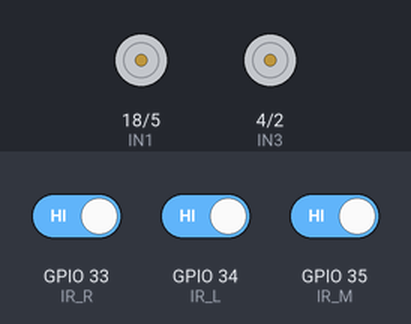
Bench run of a sketch on a simulated ESP32. On the bench: motor-driver pin pairs drawn as motors (green arrow = first pin HIGH = forward, orange = second pin HIGH = backward, longer = more drive, scaled by the enable pin). The test bench sets the inputs (shaded band); at power-on: GPIO 33 (IR_R) HIGH, GPIO 34 (IR_L) HIGH, GPIO 35 (IR_M) HIGH. What the sketch prints to the serial monitor is not drawn.

Above: at 2.7 s.
2.8 s: GPIO 33 (IR_R) driven LOW
At 3.1 s:
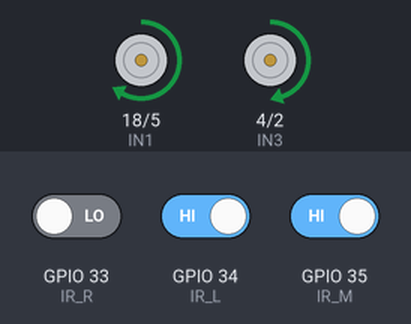
4.3 s: GPIO 34 (IR_L) driven LOW
At 5.4 s:
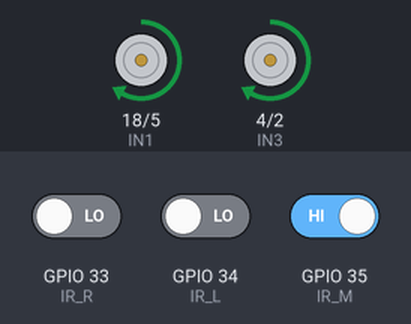
5.9 s: GPIO 33 (IR_R) driven HIGH
At 6.9 s:
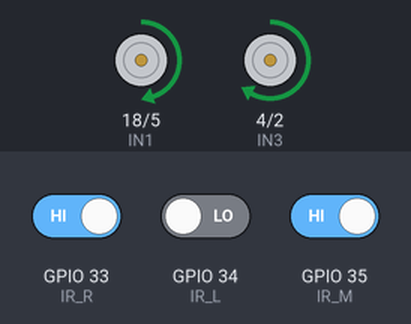
7.4 s: GPIO 35 (IR_M) driven LOW
At 7.9 s:
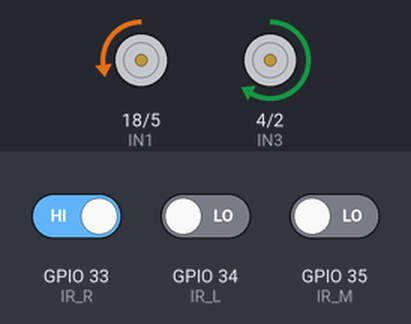
8.9 s: GPIO 35 (IR_M) driven HIGH
At 9.3 s:
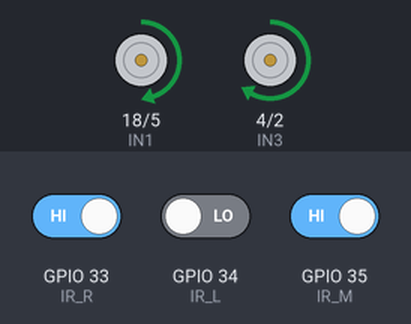
10.4 s: GPIO 34 (IR_L) driven HIGH
At 11.6 s:
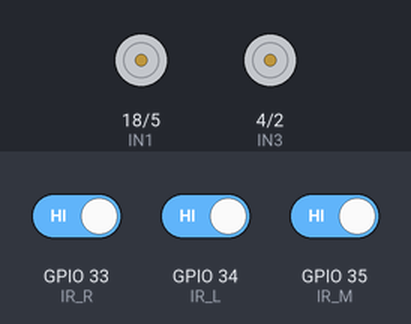
Timing chart, 0 to 12.9 s (numbered marks = the images above; inputs shaded):
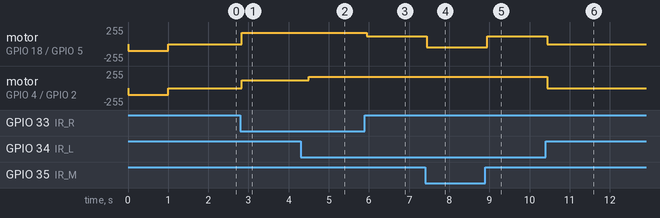

Measured:
- after the input at 2.8 s, motor on GPIO 18 (IN1) / GPIO 5 (IN2): stopped → forward 169/255 at once; motor on GPIO 4 (IN3) / GPIO 2 (IN4): stopped → forward 120/255 at once
- after the input at 4.3 s, motor on GPIO 4 (IN3) / GPIO 2 (IN4): forward 120/255 → forward 169/255 after 0.20 s
- after the input at 5.9 s, motor on GPIO 18 (IN1) / GPIO 5 (IN2): forward 169/255 → forward 120/255 at once
- after the input at 7.4 s, motor on GPIO 18 (IN1) / GPIO 5 (IN2): forward 120/255 → backward 50/255 at once
- after the input at 8.9 s, motor on GPIO 18 (IN1) / GPIO 5 (IN2): backward 50/255 → forward 120/255 after 0.05 s
- after the input at 10.4 s, motor on GPIO 18 (IN1) / GPIO 5 (IN2): forward 120/255 → stopped at once; motor on GPIO 4 (IN3) / GPIO 2 (IN4): forward 169/255 → stopped at once

The sketch:

lijnvolgtest_pivot_fade.ino
```cpp
// =============================================
// LIJNVOLGTEST - 3 DIGITALE IR SENSOREN
// Met pivot turn, fade en achteruit test
// =============================================

#define IR_L 34
#define IR_M 35
#define IR_R 33

#define ENA 19
#define IN1 18
#define IN2 5
#define ENB 16
#define IN3 4
#define IN4 2

#define Q 8

int baseSpeed  = 170;
int correction = 50;

// Moving average buffers
int bufL[Q] = {};
int bufM[Q] = {};
int bufR[Q] = {};
int bufIndex = 0;

// Huidige snelheid bijhouden voor fade
int currentLeft  = 0;
int currentRight = 0;

bool majorityVote(int* buf) {
  int sum = 0;
  for (int i = 0; i < Q; i++) sum += buf[i];
  return sum > (Q / 2);
}

void stopMotors() {
  digitalWrite(IN1, LOW); digitalWrite(IN2, LOW);
  digitalWrite(IN3, LOW); digitalWrite(IN4, LOW);
  ledcWrite(ENA, 0);
  ledcWrite(ENB, 0);
  currentLeft  = 0;
  currentRight = 0;
}

void setMotors(int leftSpeed, int rightSpeed) {
  // Links wiel richting
  if (leftSpeed >= 0) {
    digitalWrite(IN1, HIGH); digitalWrite(IN2, LOW);
  } else {
    digitalWrite(IN1, LOW); digitalWrite(IN2, HIGH);
    leftSpeed = -leftSpeed;
  }

  // Rechts wiel richting
  if (rightSpeed >= 0) {
    digitalWrite(IN3, HIGH); digitalWrite(IN4, LOW);
  } else {
    digitalWrite(IN3, LOW); digitalWrite(IN4, HIGH);
    rightSpeed = -rightSpeed;
  }

  ledcWrite(ENA, constrain(leftSpeed,  0, 255));
  ledcWrite(ENB, constrain(rightSpeed, 0, 255));
}

// Fade naar doelsnelheid (alleen voor rechtdoor)
void setMotorsFade(int targetLeft, int targetRight, int step = 5) {
  // Richting instellen
  digitalWrite(IN1, HIGH); digitalWrite(IN2, LOW);
  digitalWrite(IN3, HIGH); digitalWrite(IN4, LOW);

  // Geleidelijk naar doelsnelheid
  while (currentLeft != targetLeft || currentRight != targetRight) {
    if (currentLeft < targetLeft)  currentLeft  = min(currentLeft  + step, targetLeft);
    if (currentLeft > targetLeft)  currentLeft  = max(currentLeft  - step, targetLeft);
    if (currentRight < targetRight) currentRight = min(currentRight + step, targetRight);
    if (currentRight > targetRight) currentRight = max(currentRight - step, targetRight);

    ledcWrite(ENA, constrain(currentLeft,  0, 255));
    ledcWrite(ENB, constrain(currentRight, 0, 255));
    delay(5);
  }
}

// Test achteruit rijden bij opstart
void testAchteruit() {
  Serial.println("=== TEST: 1 seconde achteruit ===");
  digitalWrite(IN1, LOW);  digitalWrite(IN2, HIGH);  // links achteruit
  digitalWrite(IN3, LOW);  digitalWrite(IN4, HIGH);  // rechts achteruit
  ledcWrite(ENA, 100);
  ledcWrite(ENB, 100);
  delay(1000);
  stopMotors();
  delay(500);
  Serial.println("=== TEST KLAAR ===");
}

void setup() {
  Serial.begin(115200);

  pinMode(IR_L, INPUT);
  pinMode(IR_M, INPUT);
  pinMode(IR_R, INPUT);
  pinMode(IN1, OUTPUT); pinMode(IN2, OUTPUT);
  pinMode(IN3, OUTPUT); pinMode(IN4, OUTPUT);

  ledcAttach(ENA, 5000, 8);
  ledcAttach(ENB, 5000, 8);

  // Buffers voorvullen
  for (int i = 0; i < Q; i++) {
    bufL[i] = digitalRead(IR_L);
    bufM[i] = digitalRead(IR_M);
    bufR[i] = digitalRead(IR_R);
  }

  // Test achteruit bij opstart
  testAchteruit();

  Serial.println("Lijnvolgtest gestart!");
}

void loop() {
  // Sensoren uitlezen
  bufL[bufIndex] = digitalRead(IR_L);
  bufM[bufIndex] = digitalRead(IR_M);
  bufR[bufIndex] = digitalRead(IR_R);
  bufIndex = (bufIndex + 1) % Q;

  bool L = majorityVote(bufL);
  bool M = majorityVote(bufM);
  bool R = majorityVote(bufR);

  // Debug
  Serial.print("L="); Serial.print(L ? "LIJN" : "WIT ");
  Serial.print("  M="); Serial.print(M ? "LIJN" : "WIT ");
  Serial.print("  R="); Serial.print(R ? "LIJN" : "WIT ");
  Serial.print("  → ");

  // Rijlogica
  if (!L && !M && !R) {
    Serial.println("RECHTDOOR (geen lijn)");
    setMotorsFade(baseSpeed, baseSpeed);
  }
  else if (!L && M && !R) {
    Serial.println("RECHTDOOR");
    setMotorsFade(baseSpeed, baseSpeed);
  }
  else if (L && !M && !R) {
    // Pivot links: links vooruit, rechts achteruit
    Serial.println("PIVOT LINKS");
    currentLeft = 0; currentRight = 0;
    setMotors(baseSpeed, -correction);
  }
  else if (!L && !M && R) {
    // Pivot rechts: rechts vooruit, links achteruit
    Serial.println("PIVOT RECHTS");
    currentLeft = 0; currentRight = 0;
    setMotors(-correction, baseSpeed);
  }
  else if (L && M && !R) {
    Serial.println("LINKS (M+L)");
    currentLeft = 0; currentRight = 0;
    setMotors(baseSpeed, baseSpeed - correction);
  }
  else if (!L && M && R) {
    Serial.println("RECHTS (M+R)");
    currentLeft = 0; currentRight = 0;
    setMotors(baseSpeed - correction, baseSpeed);
  }
  else if (L && M && R) {
    Serial.println("DWARSLIJN - STOP");
    stopMotors();
  }
  else {
    Serial.println("ONBEKEND - STOP");
    stopMotors();
  }

  delay(10);
}
```
